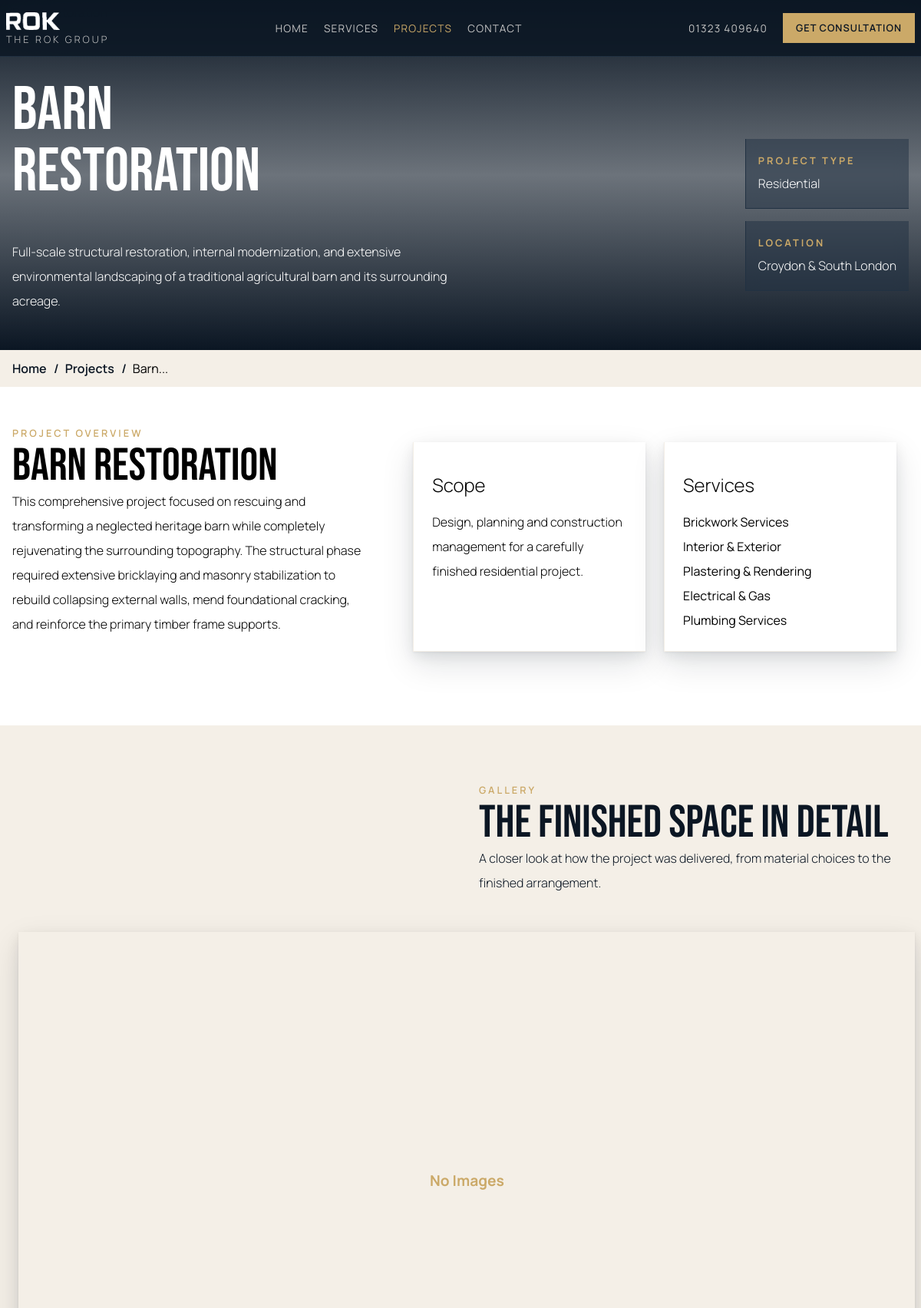
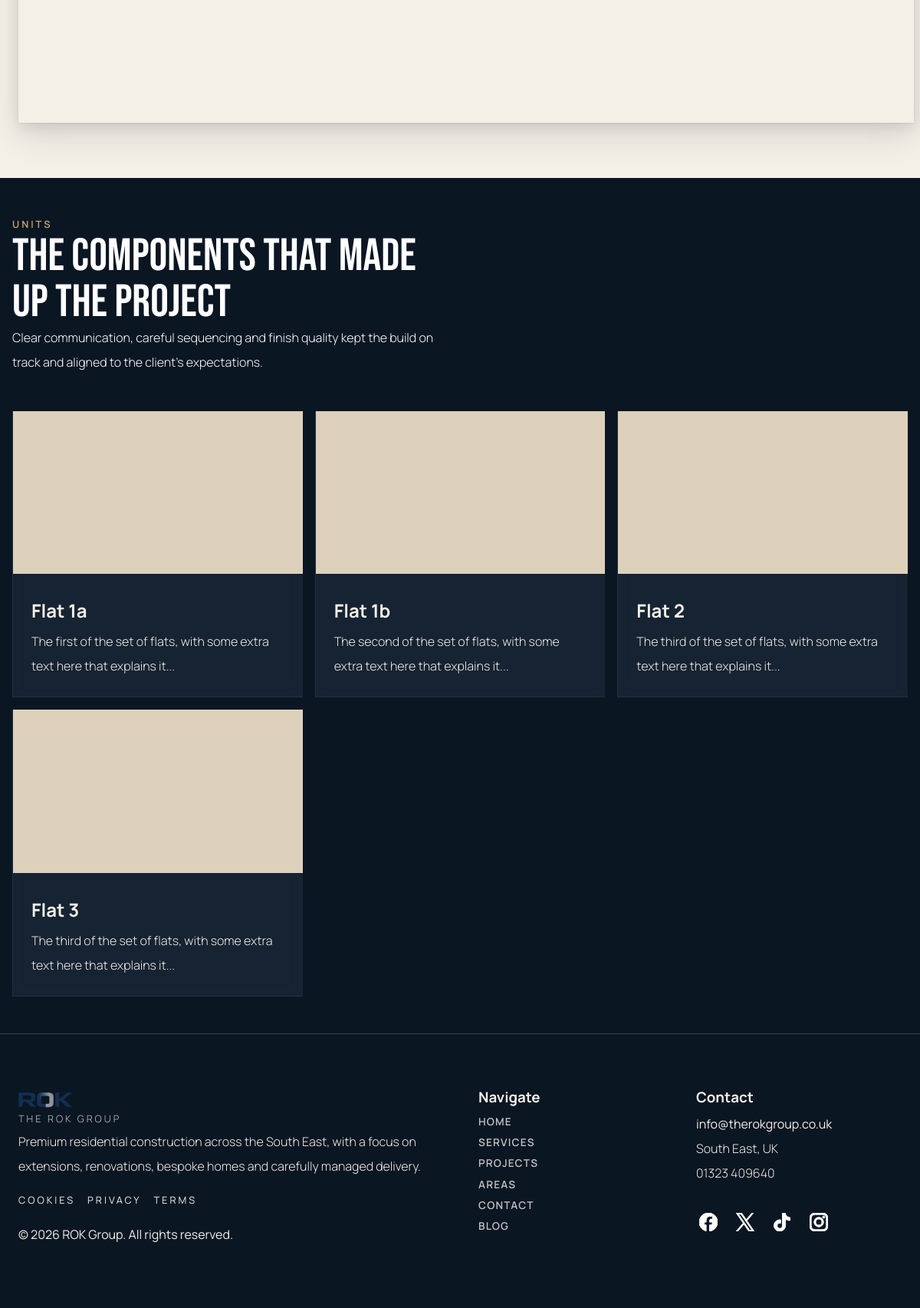
Page /projects/historic-barn-restoration-and-landscape-re-engineering on the committed database (2 pictures, top to bottom).
### models/project.py (models this page shows, shortened)
class Project(db.Model):
    __tablename__ = 'projects'
    id = db.Column(db.Integer, primary_key=True)
    title = db.Column(db.String(150), nullable=False)
    desc = db.Column(db.Text, nullable=True)
    short_desc = db.Column(db.String(500), nullable=False)
    featured = db.Column(db.Boolean, nullable=False)
    slug = db.Column(db.String(255), nullable=False)
    type = db.Column(db.String(100), nullable=True)
    meta_id = db.Column(db.Integer, db.ForeignKey("metas.id"), nullable=True, unique=True)
    meta_obj = db.relationship("Meta", backref=db.backref("project", uselist=False), uselist=False)
    location_id = db.Column(db.Integer, db.ForeignKey('locations.id'), nullable=False)
    location = db.relationship('Location', backref=db.backref('projects', lazy=True))
    services = db.relationship(
        'Service',
        secondary=project_services,
        backref=db.backref('projects', lazy='dynamic'),
        lazy='subquery'
    )
    media = db.relationship(
        'Media',
        secondary=project_media,
        backref=db.backref('projects', lazy='dynamic'),
        lazy='subquery'
    )
    featured_media_id = db.Column(db.Integer,  db.ForeignKey('media.id'), nullable=True)
    featured_media = db.relationship('Media', backref=db.backref('featured_project_images', lazy=True))
    @classmethod
    def get_by_slug(cls, slug):
        return cls.query.filter_by(slug=slug).first()

class Unit(db.Model):
    __tablename__ = 'units'
    id = db.Column(db.Integer, primary_key=True, nullable=False)
    project_id = db.Column(db.Integer, db.ForeignKey('projects.id'), nullable=False)
    project = db.relationship('Project', backref=db.backref('units', lazy=True))
    description = db.Column(db.Text, nullable=False)
    title = db.Column(db.String(255), nullable=False)
    featured_media_id = db.Column(db.Integer,  db.ForeignKey('media.id'), nullable=True)
    featured_media = db.relationship('Media', backref=db.backref('featured_unit_images', lazy=True))
    media = db.relationship(
        'Media',
        secondary=unit_media,
        backref=db.backref('units', lazy='dynamic'),
        lazy='subquery'
    )

### models/location.py (models this page shows, shortened)
class Location(db.Model):
    __tablename__ = "locations"
    id = db.Column(db.Integer, primary_key=True)
    area_id = db.Column(db.Integer, db.ForeignKey('areas.id'), nullable=False)
    area = db.relationship('Area', backref=db.backref('locations', lazy=True))
    title = db.Column(db.String(255), nullable=False)
    short_description = db.Column(db.String(512), nullable=True)
    long_description = db.Column(db.Text, nullable=True)
    slug = db.Column(db.String(255), nullable=True)

### models/service.py (models this page shows, shortened)
class Service(db.Model):
    __tablename__ = 'services'
    id = db.Column(db.Integer, primary_key=True)
    title = db.Column(db.String(255), unique=True, nullable=False )
    short_desc = db.Column(db.String(500), nullable=False)
    desc = db.Column(db.Text, nullable=False)
    slug = db.Column(db.String(255), nullable=False)
    benefits_list_id = db.Column(db.Integer, db.ForeignKey('lisits.id'), nullable=True)
    benefits_list = db.relationship('List', backref=db.backref('service', uselist=False))

### models/policy.py (models this page shows, shortened)
class Policy(db.Model):
    id = db.Column(db.Integer, primary_key=True, nullable=False)
    title = db.Column(db.String(255), nullable=False)
    nav_title = db.Column(db.String(255), nullable=True)
    slug = db.Column(db.String(255), unique=True, nullable=True)
    content = db.Column(db.Text, nullable=False)
    @classmethod
    def get_all(cls):
        return cls.query.all()

### models/social.py (models this page shows, shortened)
class Social(db.Model):
    __tablename__ = "socials"
    id = db.Column(db.Integer, primary_key=True, nullable=False)
    title = db.Column(db.String(255), nullable=False)
    page_uri = db.Column(db.String(255), nullable=False)
    handle = db.Column(db.String(100), nullable=False)
    icon = db.Column(db.Text, nullable=True)
    @classmethod
    def get_all(cls):
        return cls.query.all()

### app.py (the view)
@app.route("/projects/<path:slug>")
def project_detail(slug):
    context = {
    'project' : Project.get_by_slug(slug)
    }
    return render_template("pages/project-detail.html", **context)

### templates/pages/project-detail.html (shortened to what this page needs)
{% extends 'base.html' %}
{% block hero %}
    <section class="hero short">
        <div class="slider dark">
            {% if project.featured_media %}
                <img alt="{{ project.title }}" title="{{ project.title }}" src="{{ project.featured_media.get_absolute_url() }}"/>
            {% else %}
                <img alt="{{ project.title }}" title="{{ project.title }}" src="/static/img/slider/rok-van-hero.png"/>
            {% endif %}
        </div>
        <div class="hero__body content grid center-y g-3 full-height col-2 pt-4">
            <div>
                <h1 class="display white-text x-large-text">{{ project.title }}</h1>
                <p class="white-text my-6">{{ project.short_desc }}</p>
            </div>
            <div>
                <div class="hero-children card-stack">
                    <div class="card clear p-3">
                        <h3 class="gold-text caps small-text spaced-text">Project type</h3>
                        <p class="white-text">{{ project.type or "Residential" }}</p>
                    </div>
                    <div class="card clear p-3">
                        <h3 class="gold-text caps small-text spaced-text">Location</h3>
                        <p class="white-text">{{ project.location.title }}</p>
                    </div>
                </div>
            </div>
        </div>
    </section>
    {% endblock hero %}
    {% block main %}
    <section class="light pb-6">
        <div class="grid content pb-4 pt-6 g-6 col-2--right">
            <div>
                <div class="sticky-top">
                    <h3 class="small-text spaced-text gold-text semi-bold caps">Project overview</h3>
                    <h2 class="display large-text">{{ project.title }}</h2>
                    <p>{{ project.full_desc or project.desc }}</p>
                </div>
            </div>
            <div>
                <div class="grid col-2 my-4 mx-3 g-4">
                    <div class="card white p-4 shadow-4">
                        <h2 class="mt-2 mb-2 light-weight">Scope</h2>
                        <p>{{ project.scope or "Design, planning and construction management for a carefully finished residential project." }}</p>
                    </div>
                    <div class="card white p-4 shadow-4">
                        <h2 class="mt-2 mb-2 light-weight">Services</h2>
                        <ul class="project-services">
                            {% for service in project.services %}
                                <li>{{ service.title }}</li>
                            {% endfor %}
                        </ul>
                    </div>
                </div>
            </div>
        </div>
    </section>
    <section class="soft py-4">
        <div class="grid content py-6 g-6 col-2 align-center">
            <div>
            </div>
            <div>
                <h3 class="small-text spaced-text gold-text semi-bold caps">Gallery</h3>
                    <h2 class="display large-text">The finished space in detail</h2>
                <p>{{ project.gallery_intro or "A closer look at how the project was delivered, from material choices to the finished arrangement." }}</p>
            </div>
        </div>
        <div class=" mx-2 card soft shadow-4  mb-6  g-3 slideshow" data-slide-duration="7000" data-transition-duration="1500" style="position:relative; min-height:min(650px, 100svh);">
            {% if project.media %}
                {% for image in project.media %}
                    <div class="slide"  data-slide-number="{{loop.index0}}" >
                        <img class="slide__image" src="{{ image.get_absolute_url() }}" alt="{{ image.alt or project.title }}" title="{{ image.title or project.title }}"/>
                    </div>
                {% endfor %}
                <div class="slideshow__overlay">
                            <div class="slide-progress__wrapper">
                                <div class="slide-progress__container">
                                </div>
                            </div>
                        </div>
            {% else %}
                <div class="no-results">
                    <p>No Images</p>
                </div>
            {% endif %}
        </div>
    </section>
{% if project.units %}
<section class="dark">
    <div class="grid content py-6 g-6 col-2 align-center">
        <div>
            <h3 class="small-text spaced-text gold-text semi-bold caps">Units</h3>
            <h2 class="display white-text large-text">The components that made up the project</h2>
            <p class="white-text">{{ project.delivery or "Clear communication, careful sequencing and finish quality kept the build on track and aligned to the client’s expectations." }}</p>
        </div>
        <div >
        </div>
    </div>
    <div class="grid content pb-6 g-3 col-3">
        {% if project.units %}
            {% for unit in project.units %}
            <div class="card clear">
                <div class="card__image">
                </div>
                <div class="card__body p-4">
                    <h2>{{unit.title}}</h2>
                    <p>{{unit.description}}</p>
                </div>
            </div>
            {% endfor %}
        {% endif %}
    </div>
</section>
{% endif %}
   {% endblock main %}

### templates/breadcrumbs.html
<div class="breadcrumbs">
    <div class="content flex row g-4 py-2 wrap center-y">
        <a href="/">Home</a>
       {% if page %}
            {% if page.tag == "Services" %}
                    <span>Services</span>
                {% elif page.tag == "Projects" %}
                    <span>Projects</span>
                {% elif page.tag == "Areas" %}
                    <span>Areas</span>
                {% elif page.tag == "Contact" %}
                    <span>Contact</span>
                {% elif page.tag == "Blog" %}
                    <span>Blog</span>
            {% endif %}
        {% elif project %}
            <a href="/projects">Projects</a>
            <span>{{ project.title|truncate(10) }}</span>
         {% elif area %}
            <a href="/areas">Areas</a>
            <span>{{ area.title }}</span>
        {% elif service and location %}
            <a href="/services">Services</a>
            <span>{{ service.title }} in {{ location.title }}</span>
         {% elif service %}
            <a href="/services">Services</a>
            <span>{{ service.title }}</span>
        {% elif article %}
            <a href="/blog">Blog</a>
            <span>{{ article.title|truncate(35) }}</span>
            {% elif location %}
            <a href="/areas">Areas</a>
             <a href="/areas/{{ location.area.slug }}">{{ location.area.title }}</a>
            <span>{{ location.title }}</span>
        {% elif policy %}
            <span>{{ policy.title }}</span>
        {% endif %}
    </div>
</div>

### templates/footer.html
<footer class="dark py-6 px-4">
    <div class="grid content py-3 col-2 g-6">
        <div class="flex col">
            <img class="nav-logo" src="/static/img/logo.png" alt="Logo">
            <p class="small-text spaced-text grey-text caps">The Rok Group</p>
            <p>Premium residential construction across the South East, with a focus on extensions, renovations, bespoke homes and carefully managed delivery.</p>
            <div class="flex row g-3 py-3 small-text spaced-text">
                {% for policy in policies %}
                <a href="/policy/{{policy.slug}}"> {{policy.nav_title}} </a>
                {% endfor %}
            </div>
            <span>&copy; {{ current_year }} ROK Group. All rights reserved.</span>
        </div>
        <div class="grid col-2 g-3">
            <div>
                <h3>Navigate</h3>
                <ul>
                    <li class="nav-link semi-bold"><a href="/">Home</a></li>
                    <li class="nav-link semi-bold"><a href="/services">Services</a></li>
                    <li class="nav-link semi-bold"><a href="/projects">Projects</a></li>
                    <li class="nav-link semi-bold"><a href="/areas">Areas</a></li>
                    <li class="nav-link semi-bold"><a href="/contact">Contact</a></li>
                    <li class="nav-link semi-bold"><a href="/blog">Blog</a></li>
                </ul>
            </div>
            <div>
                <h3>Contact</h3>
                <a href="mailto:info@therokgroup.co.uk">info@therokgroup.co.uk</a>
                <p>South East, UK</p>
                <p>01323 409640</p>
                <div class="flex row g-3 footer-socials">
                {% for link in socials %}
                <a href="{{ link.page_uri }}" target="_blank" rel="noreferrer noopener" style="fill:#ffffff; stroke:#ffffff;">
                    {{ link.icon|safe }}
                </a>
                {% endfor %}
            </div>
            </div>
        </div>
    </div>
</footer>

### rows in the picture
Project: title "BARN RESTORATION", short_desc "Full-scale structural restoration, internal modernization, and extensive environmental landscaping of a traditional agricultural barn and its surrounding acreage.", type "Residential", title "Barn...", desc "This comprehensive project focused on rescuing and transforming a neglected heritage barn while completely rejuvenating the surrounding topography. The structural phase required extensive bricklaying and masonry stabilization to rebuild collapsing external walls, mend foundational cracking, and reinforce the primary timber frame supports."
Location: location "Croydon & South London"
Service: title "Brickwork Services"
Service: title "Interior & Exterior"
Service: title "Plastering & Rendering"
Service: title "Electrical & Gas"
Service: title "Plumbing Services"
Unit: title "Flat 1a", description "The first of the set of flats, with some extra text here that explains it..."
Unit: title "Flat 1b", description "The second of the set of flats, with some extra text here that explains it..."
Unit: title "Flat 2", description "The third of the set of flats, with some extra text here that explains it..."
Unit: title "Flat 3", description "The third of the set of flats, with some extra text here that explains it..."
Policy: nav_title "COOKIES"
Policy: nav_title "PRIVACY"
Policy: nav_title "TERMS"
